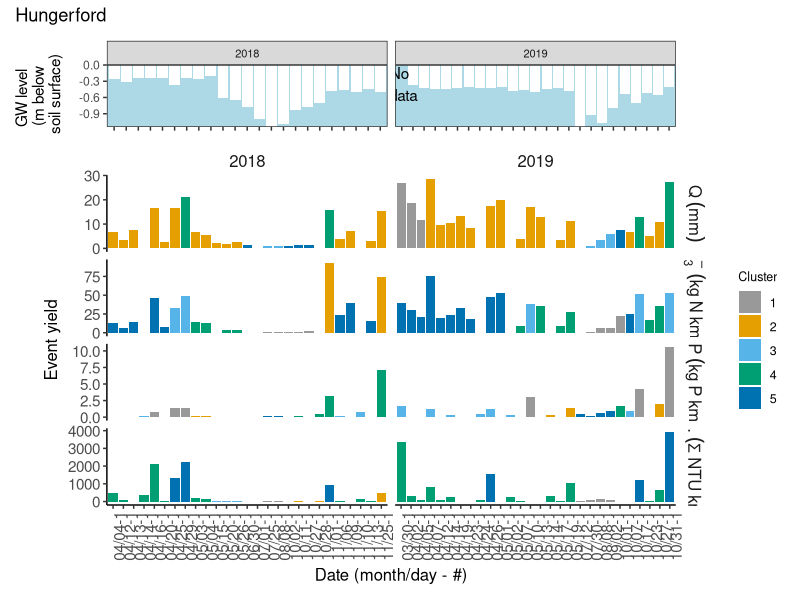
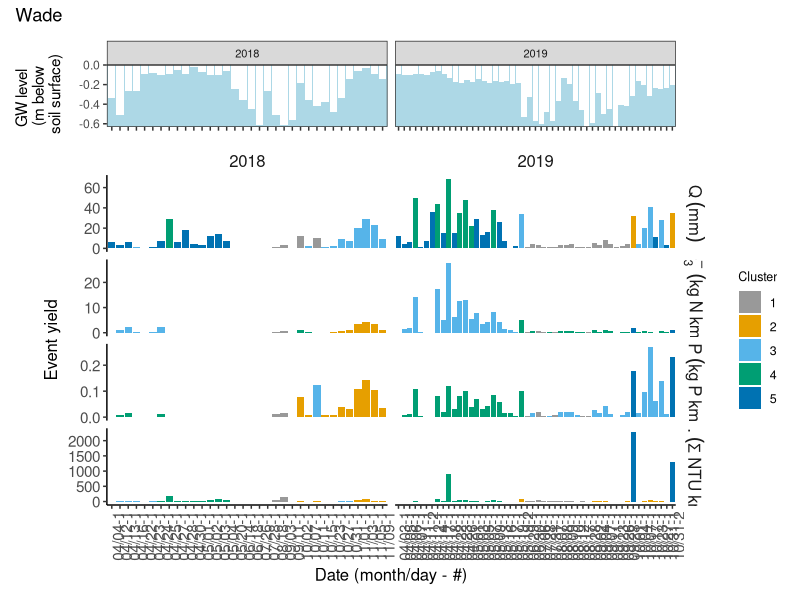
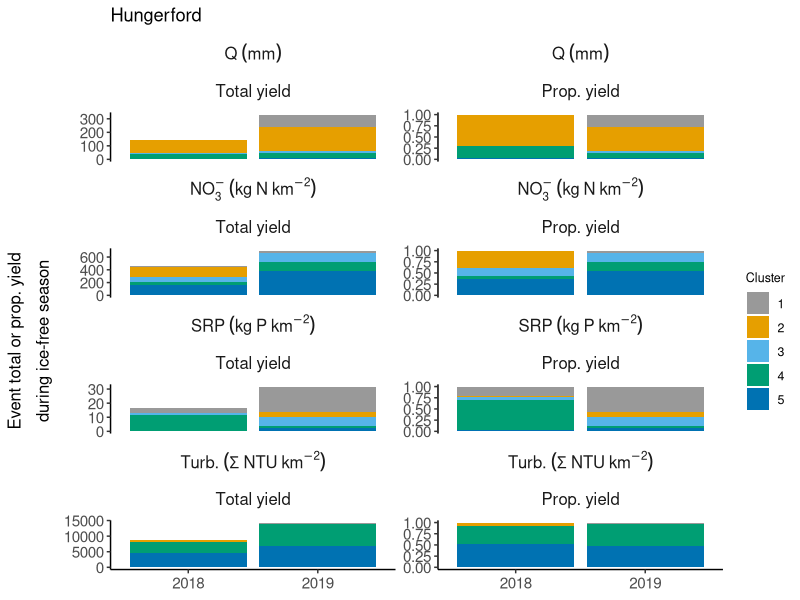
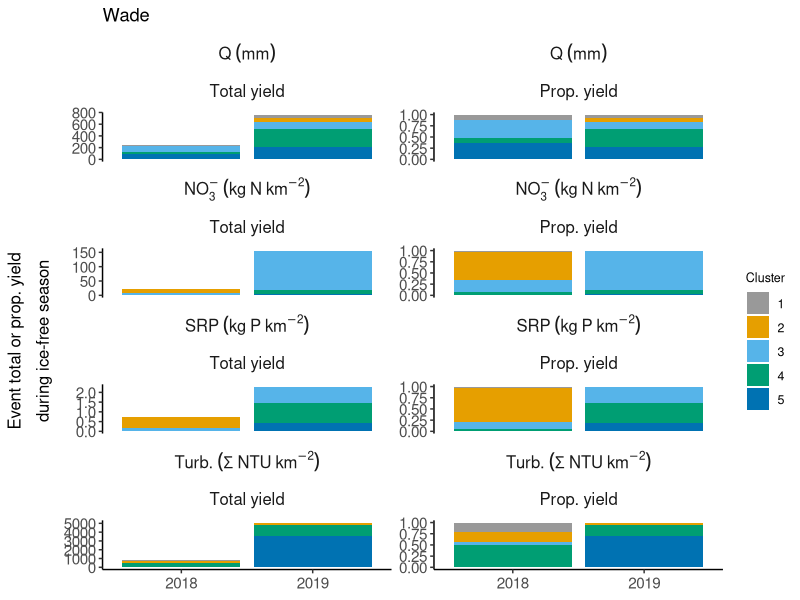
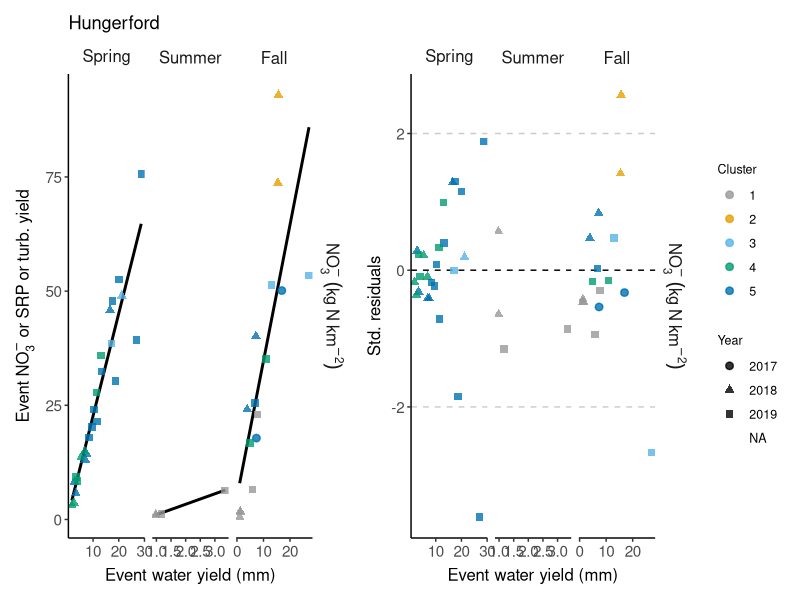

These figures' R source, in order: (Note: this script raises an error after producing the figures.)
## ---- chunk 1
# Set defaults
knitr::opts_chunk$set(fig.width = 6, fig.asp = 0.618, out.width = "70%", fig.align = "center")

# Load packages
  library("here")      # to make file paths fail less
  library("tidyverse") # general workhorse
  library("lubridate") # to work with dates
  library("patchwork") # arranging multiple plots
  library("broom")     # for linear regressions
## ---- chunk 2
# Read in data
  # Calculated event metrics for each site as calculated in compile_calculate_allVars.R
  hford <- read_csv(here("Data", "eventMetrics_hford.csv")) %>% 
    mutate(event_start = ymd_hms(event_start, tz = "Etc/GMT+4"))

  wade <- read_csv(here("Data", "eventMetrics_wade.csv")) %>% 
    mutate(event_start = ymd_hms(event_start, tz = "Etc/GMT+4"))

  # SOM results from SOManalysis_SITE_yields_VAR.Rmd
  # Water
  som_wat_hf <- read_csv(here("Data", "somResults", "hford", "yields", "water", "2021-04-07", "Results_hford_withClusters.csv")) %>% mutate(SOM = "water") %>% select(site, SOM, everything())
  som_wat_wd <- read_csv(here("Data", "somResults", "wade", "yields", "water", "2021-04-07", "Results_wade_withClusters.csv")) %>% mutate(SOM = "water") %>% select(site, SOM, everything())
  # NO3
  som_no3_hf <- read_csv(here("Data", "somResults", "hford", "yields", "NO3", "2021-04-08", "Results_hford_withClusters.csv")) %>% mutate(SOM = "NO3_kg_km2") %>% select(site, SOM, everything())
  som_no3_wd <- read_csv(here("Data", "somResults", "wade", "yields", "NO3", "2021-04-12", "Results_wade_withClusters.csv")) %>% mutate(SOM = "NO3_kg_km2") %>% select(site, SOM, everything())
  # SRP
  som_srp_hf <- read_csv(here("Data", "somResults", "hford", "yields", "SRP", "2021-04-08", "Results_hford_withClusters.csv")) %>% mutate(SOM = "SRP_kg_km2") %>% select(site, SOM, everything())
  som_srp_wd <- read_csv(here("Data", "somResults", "wade", "yields", "SRP", "2021-04-12", "Results_wade_withClusters.csv")) %>% mutate(SOM = "SRP_kg_km2") %>% select(site, SOM, everything())
  # Turbidity
  som_turb_hf <- read_csv(here("Data", "somResults", "hford", "yields", "turb", "2021-04-09", "Results_hford_withClusters.csv")) %>% mutate(SOM = "turb_kg_km2") %>% select(site, SOM, everything())
  som_turb_wd <- read_csv(here("Data", "somResults", "wade", "yields", "turb", "2021-04-13", "Results_wade_withClusters.csv")) %>% mutate(SOM = "turb_kg_km2") %>% select(site, SOM, everything())
  
# Join SOM results into one df per site
  som_results <- bind_rows(som_wat_hf, som_wat_wd, som_no3_hf, som_no3_wd, som_srp_hf, som_srp_wd, som_turb_hf, som_turb_wd) %>% 
    rename(clust_4cl = clust_wat_4cl, clust_5cl = clust_wat_5cl, clust_6cl = clust_wat_6cl) %>% 
    mutate(event_start = ymd_hms(event_start, tz = "Etc/GMT+4"))
  rm(som_wat_hf, som_wat_wd, som_no3_hf, som_no3_wd, som_srp_hf, som_srp_wd, som_turb_hf, som_turb_wd)
## ---- chunk 3
# Plotting specifics
  theme1 <- theme_classic() +
            theme(axis.text = element_text(size = 11),
                  axis.title = element_text(size = 12),
                  axis.title.x = element_text(margin=margin(5,0,0,0)),
                  axis.title.y = element_text(margin=margin(0,5,0,0)),
                  legend.title = element_text(size = 9),
                  legend.text = element_text(size = 9),
                  strip.text = element_text(size = 12))
  
  # A new theme for the hysteresis plots
  theme2 <- theme(axis.line = element_blank(),
                  axis.text = element_text(size = 8),
                  axis.title = element_blank(),
                  plot.margin = unit(c(1.25,1.25,1.25,1.25), "lines"),
                  panel.background = element_blank(),
                  panel.grid.major = element_blank(), 
                  panel.grid.minor = element_blank(),
                  legend.text = element_text(size = 6),
                  legend.key.size = unit(0.1, "in"),
                  legend.margin = margin(0, 0, 0, 0),
                  legend.title = element_text(size = 6)) 
## ---- chunk 4
# Plot timeline of event water yields & ratios colored by cluster number
# NOTE: THESE PLOTS ASSUME THAT A 5 CLUSTER SOM MODEL IS APPROPRIATE FOR ALL SITE x VAR COMBO; ALTER IF NOT APPROPRIATE
# HFORD
  # Create a dataframe that drops event dates that only have Q yield
  hf_yields <- 
    som_results %>% 
    filter(site == "Hungerford") %>% 
    pivot_longer(cols = c(q_mm, NO3_kg_km2, SRP_kg_km2, turb_kg_km2), names_to = "var", values_to = "yield") %>% 
    mutate(year = year(event_start)) %>% 
    select(site, event_start, year, SOM, clust_5cl, gw_1d_well5, var, yield) %>% 
    filter((SOM == "water" & var == "q_mm") |
             (SOM == "NO3_kg_km2" & var == "NO3_kg_km2") |
             (SOM == "SRP_kg_km2" & var == "SRP_kg_km2") |
             (SOM == "turb_kg_km2" & var == "turb_kg_km2")) %>% 
    mutate(var = factor(var, 
                    levels = c("q_mm", "NO3_kg_km2", "SRP_kg_km2", "turb_kg_km2"), 
                    labels = c(expression(Q~(mm)), expression(NO[3]^-{}~(kg~N~km^{-2})) , expression(SRP~(kg~P~km^{-2})), expression(Turb.~(Sigma~NTU~km^{-2}))))) %>%   
    # Only 2 events in 2017, so cutting out 2017
    filter(year(event_start) != 2017) %>%
     # Add leading zero to single digit months and days
    mutate(year = year(event_start),
           month = str_pad(month(event_start), 2, pad = 0),
           day = str_pad(day(event_start), 2, pad = 0),
           month_day = paste(month, "/", day, sep = "")) %>%
    # There is one day where there are two events, add a rep for month_day and make month_day_rep ID
    group_by(SOM, year, month_day) %>% 
    mutate(rep = row_number()) %>% 
    mutate(month_day_rep = paste(month_day, rep, sep = "-")) %>% 
    filter(!(event_start >= ymd_hms("2019-01-01 00:00:00", tz = "Etc/GMT+4") & event_start <= ymd_hms("2019-03-29 00:00:00", tz = "Etc/GMT+4")))


  # First graph GW level data along with water yield timeline
  # Text for missing data on 2019 plot
  ann_text <- data.frame(month_day_rep = "03/26-2", gw_1d_well5 = -0.35, lab = "No \n data",
                         year = factor(2019, levels = c("2018", "2019")))
  # GW Plot
  pl_hf_gw <- 
    hf_yields %>% 
    filter(SOM == "water") %>% 
    ggplot(aes(x = month_day_rep, y = gw_1d_well5)) +
      facet_wrap(~year, scales = "free_x", ncol = 2) +
      geom_bar(stat = "identity", fill = "white") +
      ylab("GW level \n (m below \n soil surface)") +
      xlab("Date (month/day - #)") +
      scale_y_continuous(expand = c(0, 0)) +
      theme_bw() +
      theme(panel.grid = element_blank(),
            panel.background = element_rect(fill = "lightblue"),
            strip.text.x = element_text(size = 8),
            axis.text.x = element_blank(),
            axis.title.x = element_blank()) +
    geom_text(data = ann_text, label = "No \n data")

  # 5 cluster model
  pl_hf_1 <- 
    hf_yields %>% 
    ggplot(aes(x = factor(month_day_rep), y = yield, fill = as.factor(clust_5cl))) +
      facet_grid(var~year, scale = "free", labeller = label_parsed) +
      geom_bar(stat = "identity") +
      scale_fill_manual(name = "Cluster",
                        values = c("#999999", "#E69F00", "#56B4E9", "#009E73", "#0072B2", "#D55E00", "#CC79A7")) +
      ylab("Event yield") +
      xlab("Date (month/day - #)") +
      theme1 +
      theme(axis.text.x = element_text(angle = 90),
            strip.background = element_blank())
  
# WADE
  # Create a dataframe that drops event dates that only have Q yield
  wd_yields <- 
    som_results %>% 
    filter(site == "Wade") %>% 
    pivot_longer(cols = c(q_mm, NO3_kg_km2, SRP_kg_km2, turb_kg_km2), names_to = "var", values_to = "yield") %>% 
    mutate(year = year(event_start)) %>% 
    select(site, event_start, year, SOM, clust_5cl, gw_1d_well5, var, yield) %>% 
    filter((SOM == "water" & var == "q_mm") |
             (SOM == "NO3_kg_km2" & var == "NO3_kg_km2") |
             (SOM == "SRP_kg_km2" & var == "SRP_kg_km2") |
             (SOM == "turb_kg_km2" & var == "turb_kg_km2")) %>% 
    mutate(var = factor(var, 
                    levels = c("q_mm", "NO3_kg_km2", "SRP_kg_km2", "turb_kg_km2"), 
                    labels = c(expression(Q~(mm)), expression(NO[3]^-{}~(kg~N~km^{-2})) , expression(SRP~(kg~P~km^{-2})), expression(Turb.~(Sigma~NTU~km^{-2}))))) %>%   
    # Only 2 events in 2017, so cutting out 2017
    filter(year(event_start) != 2017) %>%
     # Add leading zero to single digit months and days
    mutate(year = year(event_start),
           month = str_pad(month(event_start), 2, pad = 0),
           day = str_pad(day(event_start), 2, pad = 0),
           month_day = paste(month, "/", day, sep = "")) %>%
    # There is one day where there are two events, add a rep for month_day and make month_day_rep ID
    group_by(SOM, year, month_day) %>% 
    mutate(rep = row_number()) %>% 
    mutate(month_day_rep = paste(month_day, rep, sep = "-"))
    # filter(!(event_start >= ymd_hms("2019-01-01 00:00:00", tz = "Etc/GMT+4") & event_start <= ymd_hms("2019-03-29 00:00:00", tz = "Etc/GMT+4")))

  # GW Plot
  pl_wd_gw <- 
    wd_yields %>% 
    filter(SOM == "water") %>% 
    ggplot(aes(x = month_day_rep, y = gw_1d_well5)) +
      facet_wrap(~year, scales = "free_x", ncol = 2) +
      geom_bar(stat = "identity", fill = "white") +
      ylab("GW level \n (m below \n soil surface)") +
      xlab("Date (month/day - #)") +
      scale_y_continuous(expand = c(0, 0)) +
      theme_bw() +
      theme(panel.grid = element_blank(),
            panel.background = element_rect(fill = "lightblue"),
            strip.text.x = element_text(size = 8),
            axis.text.x = element_blank(),
            axis.title.x = element_blank())

  # 5 cluster model
  pl_wd_1 <- 
    wd_yields %>% 
    ggplot(aes(x = factor(month_day_rep), y = yield, fill = as.factor(clust_5cl))) +
      facet_grid(var~year, scale = "free", labeller = label_parsed) +
      geom_bar(stat = "identity") +
      scale_fill_manual(name = "Cluster",
                        values = c("#999999", "#E69F00", "#56B4E9", "#009E73", "#0072B2", "#D55E00", "#CC79A7")) +
      ylab("Event yield") +
      xlab("Date (month/day - #)") +
      theme1 +
      theme(axis.text.x = element_text(angle = 90),
            strip.background = element_blank())
  
# Combine the plots into one using the patchwork library
  # HFORD
  pl_hf_gw / pl_hf_1 +
    plot_layout(
      ncol = 1, 
      heights = c(0.75, 4)) +
    plot_annotation(
      title = "Hungerford"
    )
  rm(pl_hf_gw, pl_hf_1) 
  
  # WADE
  pl_wd_gw / pl_wd_1 +
    plot_layout(
      ncol = 1, 
      heights = c(0.75, 4)) +
    plot_annotation(
      title = "Wade"
    )
  rm(pl_wd_gw, pl_wd_1)    
## ---- chunk 5
# Plot total yield attributed to each cluster
  # Calculate annual measured event yields
  annYields <-
    som_results %>%
    pivot_longer(cols = c(q_mm, NO3_kg_km2, SRP_kg_km2, turb_kg_km2), names_to = "var", values_to = "yield") %>% 
    mutate(year = year(event_start)) %>% 
    select(site, year, SOM, var, yield) %>% 
    filter((SOM == "water" & var == "q_mm") |
             (SOM == "NO3_kg_km2" & var == "NO3_kg_km2") |
             (SOM == "SRP_kg_km2" & var == "SRP_kg_km2") |
             (SOM == "turb_kg_km2" & var == "turb_kg_km2")) %>% 
    group_by(site, year, SOM, var) %>% 
    summarize(ann_tot_yield = sum(yield, na.rm = TRUE)) %>% 
    ungroup()

  # Calculate amount of annual yields per cluster
  # NOTE: IF CHOOSING A DIFFERENT CLUSTER MODEL, NEED TO CHANGE THIS CODE
  # RIGHT NOW THIS CODE JUST ASSUMES ONE CLUSTER MODEL (5 clusters) FOR EACH SITE AND SOM
  # Might be able to just choose one cluster model when reading in the som results above and then name the column the same
  annYields_perCluster <-
    som_results %>% 
    pivot_longer(cols = c(q_mm, NO3_kg_km2, SRP_kg_km2, turb_kg_km2), names_to = "var", values_to = "yield") %>% 
    mutate(year = year(event_start)) %>% 
    select(site, year, SOM, clust_5cl, var, yield) %>% 
    filter((SOM == "water" & var == "q_mm") |
             (SOM == "NO3_kg_km2" & var == "NO3_kg_km2") |
             (SOM == "SRP_kg_km2" & var == "SRP_kg_km2") |
             (SOM == "turb_kg_km2" & var == "turb_kg_km2")) %>% 
    group_by(site, SOM, var, year, clust_5cl) %>% 
    summarize(ann_clust_yield = sum(yield, na.rm = TRUE)) %>% 
    ungroup()
  
  # Join these together
  # And calculate proportion of total annual yield attributed to each cluster
  annYields_summ <-
    full_join(annYields_perCluster, annYields, by = c("site", "SOM", "var", "year")) %>% 
    mutate(prop_clust_yield = ann_clust_yield/ann_tot_yield)
  rm(annYields, annYields_perCluster)
    

  # Stacked bar graph (year on x-axis; stacks = yields by cluster)
  # Total & proportional annual event yield per cluster
    # HFORD - 5 clusters
    pl_hf_2 <- 
      annYields_summ %>%
      filter(site == "Hungerford") %>% 
      pivot_longer(cols = c(ann_clust_yield, prop_clust_yield), names_to = "yield_cat", values_to = "yield") %>% 
      mutate(yield_cat = factor(yield_cat, 
                          levels = c("ann_clust_yield", "prop_clust_yield"),
                          labels = c(expression(Total~yield), expression(Prop.~yield)))) %>% 
      mutate(var = factor(var, 
                          levels = c("q_mm", "NO3_kg_km2", "SRP_kg_km2", "turb_kg_km2"), 
                          labels = c(expression(Q~(mm)), expression(NO[3]^-{}~(kg~N~km^{-2})) , expression(SRP~(kg~P~km^{-2})), expression(Turb.~(Sigma~NTU~km^{-2}))))) %>% 
      # Exclude 2017 events  
      filter(year != 2017) %>% 
      ggplot(aes(x = factor(year), y = yield, fill = factor(clust_5cl))) + 
        facet_wrap(var~yield_cat, ncol = 2, scales = "free_y", labeller = label_parsed) +
        geom_bar(position = "stack", stat = "identity") +
        scale_fill_manual(name = "Cluster",
                          values = c("#999999", "#E69F00", "#56B4E9", "#009E73", "#0072B2", "#D55E00", "#CC79A7")) +
        ylab(expression(atop(Event~total~or~prop.~yield, "during ice-free season"))) +
        xlab("Year") +
        theme1 +
        theme(axis.title.x = element_blank(),
              strip.background = element_blank()) +
      ggtitle("Hungerford")
    
    # WADE - 5 clusters
    pl_wd_2 <- 
      annYields_summ %>%
      filter(site == "Wade") %>% 
      pivot_longer(cols = c(ann_clust_yield, prop_clust_yield), names_to = "yield_cat", values_to = "yield") %>% 
      mutate(yield_cat = factor(yield_cat, 
                          levels = c("ann_clust_yield", "prop_clust_yield"),
                          labels = c(expression(Total~yield), expression(Prop.~yield)))) %>% 
      mutate(var = factor(var, 
                          levels = c("q_mm", "NO3_kg_km2", "SRP_kg_km2", "turb_kg_km2"), 
                          labels = c(expression(Q~(mm)), expression(NO[3]^-{}~(kg~N~km^{-2})) , expression(SRP~(kg~P~km^{-2})), expression(Turb.~(Sigma~NTU~km^{-2}))))) %>% 
      # Exclude 2017 events  
      filter(year != 2017) %>% 
      ggplot(aes(x = factor(year), y = yield, fill = factor(clust_5cl))) + 
        facet_wrap(var~yield_cat, ncol = 2, scales = "free_y", labeller = label_parsed) +
        geom_bar(position = "stack", stat = "identity") +
        scale_fill_manual(name = "Cluster",
                          values = c("#999999", "#E69F00", "#56B4E9", "#009E73", "#0072B2", "#D55E00", "#CC79A7")) +
        ylab(expression(atop(Event~total~or~prop.~yield, "during ice-free season"))) +
        xlab("Year") +
        theme1 +
        theme(axis.title.x = element_blank(),
              strip.background = element_blank()) +
      ggtitle("Wade")     

  
  # Print
  pl_hf_2
  pl_wd_2
  
## ---- chunk 6
# Which events and yields have an SOM cluster assigned (excluding SOM water yield)
yesCluster <- 
  som_results %>% 
  filter(SOM != "water") %>% 
  select(site, SOM, season, event_start, clust_4cl, clust_5cl, clust_6cl) %>% 
  # pivot_wider(names_from = SOM, values_from = clust_4cl) %>%
  mutate(clust_YN = ifelse(!is.na(clust_4cl), "yes", "no")) %>% 
  rename(var = SOM)

# Join to a df with event info and yield estimates to filter out events with not assigned cluster for each var (NO3, SRP, turb)
datWithClusters <-
  bind_rows(hford, wade) %>% 
  select(site, season, event_start, ends_with("km2"), q_mm) %>% 
  pivot_longer(cols = c(NO3_kg_km2, SRP_kg_km2, turb_kg_km2), names_to = "var", values_to = "yield") %>% 
  left_join(yesCluster, by = c("site", "season", "event_start", "var")) %>% 
  filter(clust_YN == "yes") %>% 
  select(-clust_YN)
  
# Regress event yield on event water yield
# Get stats on coefficient estimates
lm_results_coef <- 
  datWithClusters %>% 
  # Group and nest these groupings
  group_by(site, season, var) %>% 
  nest() %>% 
  mutate(model = map(data, ~ lm(yield ~ q_mm, data = .x)),
         tidied = map(model, tidy)) %>% 
  unnest(tidied) %>% 
  filter(term != "(Intercept)") %>% 
  select(-c(data, model)) %>% 
  ungroup()

# Get R^2 and other summary stats
lm_results_r2 <-
  datWithClusters %>% 
  # Group and nest these groupings
  group_by(site, season, var) %>% 
  nest() %>% 
  mutate(model = map(data, ~ lm(yield ~ q_mm, data = .x)),
         glanced = map(model, glance),
         augmented = map(model, augment)) %>% 
  unnest(glanced) %>% 
  select(-c(data, model)) %>% 
  ungroup()

# Join these together
lm_results <- 
  full_join(lm_results_coef, lm_results_r2, by = c("var", "site", "season")) %>% 
  unnest(augmented)
rm(lm_results_coef, lm_results_r2)

# Add event & SOM cluster assign info to this df
allData <- 
  lm_results %>% 
  left_join(datWithClusters, by = c("site", "season", "var", "yield", "q_mm")) %>% 
  left_join(som_results %>% 
              rename(var = SOM) %>% 
              select(-c(NO3_kg_km2, SRP_kg_km2, turb_kg_km2))) %>% 
  select(site, event_start, starts_with("clust"), everything()) %>% 
  arrange(site, event_start)

# allData %>% 
#   mutate(event_start = as.character(event_start)) %>% 
#   write_csv("Data/results_clusters_withLinearRegressions.csv")

## ---- chunk 7
#fig.width = 10, fig.asp = .7, out.width = "100%"

# Plot NO3, SRP, & turbidity yields against water yield
# NOTE: THESE PLOTS ASSUME THAT A 5 CLUSTER SOM MODEL IS APPROPRIATE FOR ALL SITE x VAR COMBO; ALTER IF NOT APPROPRIATE
# HFORD - NOTE: might need to do segmented regression for turbidity fit
  # Faceted by solute
  pl_1 <- 
    allData %>% 
    filter(site == "Hungerford") %>% 
    mutate(season = factor(season, levels = c("spring", "summer", "fall"), labels = c("Spring", "Summer", "Fall"))) %>% 
    # Adding the expressions as labels requires that you add labeller = label_parsed in the facet_* call below
    mutate(var = factor(var, levels = c("NO3_kg_km2", "SRP_kg_km2", "turb_kg_km2"), labels = c(expression(NO[3]^-{}~(kg~N~km^{-2})) , expression(SRP~(kg~P~km^{-2})), expression(Turb.~(Sigma~NTU~km^{-2}))))) %>% 
    ggplot(aes(x = q_mm, y = yield)) +
      facet_grid(var~season, scales = "free", labeller = label_parsed) +
      geom_smooth(method=lm, se=FALSE, color = "black") +
      geom_point(aes(color = factor(clust_5cl), shape = factor(year(event_start))), size = 2, stroke = 0.75, alpha = 0.8) +
      scale_shape_manual(name = "Season",
                         values = c(19, 17, 15)) +
      scale_color_manual(name = "Cluster",
                        values = c("#999999", "#E69F00", "#56B4E9", "#009E73", "#0072B2", "#D55E00", "#CC79A7")) +
      ylab(expression(Event~NO[3]^-{}~or~SRP~or~turb.~yield)) +
      xlab("Event water yield (mm)") +
      theme1 +
      theme(strip.background = element_blank(),
            legend.position = "none") +
      ggtitle("Hungerford")

  # Faceted by solute and season
  pl_2 <- 
    allData %>% 
    filter(site == "Hungerford") %>% 
    mutate(season = factor(season, levels = c("spring", "summer", "fall"), labels = c("Spring", "Summer", "Fall"))) %>% 
    # Adding the expressions as labels requires that you add labeller = label_parsed in the facet_* call below
    mutate(var = factor(var, levels = c("NO3_kg_km2", "SRP_kg_km2", "turb_kg_km2"), labels = c(expression(NO[3]^-{}~(kg~N~km^{-2})) , expression(SRP~(kg~P~km^{-2})), expression(Turb.~(Sigma~NTU~km^{-2}))))) %>% 
    ggplot(aes(x = q_mm, y = yield)) +
      facet_grid(var~season, scales = "free", labeller = label_parsed) +
      geom_smooth(method=lm, se=FALSE, color = "black") +
      geom_point(aes(color = factor(clust_5cl), shape = factor(year(event_start))), size = 2, stroke = 0.75, alpha = 0.8) +
      scale_shape_manual(name = "Year",
                         values = c(19, 17, 15)) +
      scale_color_manual(name = "Cluster",
                        values = c("#999999", "#E69F00", "#56B4E9", "#009E73", "#0072B2", "#D55E00", "#CC79A7")) +
      ylab(expression(Event~NO[3]^-{}~or~SRP~or~turb.~yield)) +
      xlab("Event water yield (mm)") +
      theme1 +
      theme(strip.background = element_blank(),
            legend.position = "none") +
      ggtitle("Hungerford")
  
    # Plot standardized residuals
    pl_3 <-
      allData %>% 
      filter(site == "Hungerford") %>% 
      mutate(season = factor(season, levels = c("spring", "summer", "fall"), labels = c("Spring", "Summer", "Fall"))) %>% 
      mutate(var = factor(var, levels = c("NO3_kg_km2", "SRP_kg_km2", "turb_kg_km2"), labels = c(expression(NO[3]^-{}~(kg~N~km^{-2})) , expression(SRP~(kg~P~km^{-2})), expression(Turb.~(Sigma~NTU~km^{-2}))))) %>%   
      ggplot(aes(x = q_mm, y = .std.resid)) +
      facet_grid(var~season, scales = "free", labeller = label_parsed) +
      geom_hline(yintercept = 0, color = "black", linetype = "dashed") +
      geom_hline(yintercept = -2, color = "gray80", linetype = "dashed") +
      geom_hline(yintercept = 2, color = "gray80", linetype = "dashed") +
      geom_point(aes(color = factor(clust_5cl), shape = factor(year(event_start))), size = 2, stroke = 0.75, alpha = 0.8) +
      scale_shape_manual(name = "Year",
                   values = c(19, 17, 15)) +
      scale_color_manual(name = "Cluster",
                        values = c("#999999", "#E69F00", "#56B4E9", "#009E73", "#0072B2", "#D55E00", "#CC79A7")) +  
      ylab("Std. residuals") +
      xlab("Event water yield (mm)") +
      theme1 +
      theme(strip.background = element_blank())

# WADE - NOTE: might need to do segmented regression for turbidity fit
  # Faceted by solute
  pl_4 <- 
    allData %>% 
    filter(site == "Wade") %>% 
    filter(season != "winter") %>% 
    mutate(season = factor(season, levels = c("spring", "summer", "fall"), labels = c("Spring", "Summer", "Fall"))) %>% 
    # Adding the expressions as labels requires that you add labeller = label_parsed in the facet_* call below
    mutate(var = factor(var, levels = c("NO3_kg_km2", "SRP_kg_km2", "turb_kg_km2"), labels = c(expression(NO[3]^-{}~(kg~N~km^{-2})) , expression(SRP~(kg~P~km^{-2})), expression(Turb.~(Sigma~NTU~km^{-2}))))) %>% 
    ggplot(aes(x = q_mm, y = yield)) +
      facet_grid(var~season, scales = "free", labeller = label_parsed) +
      geom_smooth(method=lm, se=FALSE, color = "black") +
      geom_point(aes(color = factor(clust_5cl), shape = factor(year(event_start))), size = 2, stroke = 0.75, alpha = 0.8) +
      scale_shape_manual(name = "Season",
                         values = c(19, 17, 15)) +
      scale_color_manual(name = "Cluster",
                        values = c("#999999", "#E69F00", "#56B4E9", "#009E73", "#0072B2", "#D55E00", "#CC79A7")) +
      ylab(expression(Event~NO[3]^-{}~or~SRP~or~turb.~yield)) +
      xlab("Event water yield (mm)") +
      theme1 +
      theme(strip.background = element_blank(),
            axis.title.y = element_blank()) +
      ggtitle("Wade")
  
  # Faceted by solute and season  
  pl_5 <-
    allData %>% 
    filter(site == "Wade") %>% 
    filter(season != "winter") %>% 
    mutate(season = factor(season, levels = c("spring", "summer", "fall"), labels = c("Spring", "Summer", "Fall"))) %>% 
    # Adding the expressions as labels requires that you add labeller = label_parsed in the facet_* call below
    mutate(var = factor(var, levels = c("NO3_kg_km2", "SRP_kg_km2", "turb_kg_km2"), labels = c(expression(NO[3]^-{}~(kg~N~km^{-2})) , expression(SRP~(kg~P~km^{-2})), expression(Turb.~(Sigma~NTU~km^{-2}))))) %>% 
    ggplot(aes(x = q_mm, y = yield)) +
      facet_grid(var~season, scales = "free", labeller = label_parsed) +
      geom_smooth(method=lm, se=FALSE, color = "black") +
      geom_point(aes(color = factor(clust_5cl), shape = factor(year(event_start))), size = 2, stroke = 0.75, alpha = 0.8) +
      scale_shape_manual(name = "Year",
                   values = c(19, 17, 15)) +
      scale_color_manual(name = "Cluster",
                        values = c("#999999", "#E69F00", "#56B4E9", "#009E73", "#0072B2", "#D55E00", "#CC79A7")) +
      ylab(expression(Event~NO[3]^-{}~or~SRP~or~turb.~yield)) +
      xlab("Event water yield (mm)") +
      theme1 +
      theme(strip.background = element_blank(),
            legend.position = "none") +
      ggtitle("Wade") 
  
  # Plot standardized residuals
  pl_6 <- 
    allData %>% 
    filter(season != "winter") %>% 
    filter(site == "Wade") %>% 
    mutate(season = factor(season, levels = c("spring", "summer", "fall"), labels = c("Spring", "Summer", "Fall"))) %>% 
    mutate(var = factor(var, levels = c("NO3_kg_km2", "SRP_kg_km2", "turb_kg_km2"), labels = c(expression(NO[3]^-{}~(kg~N~km^{-2})) , expression(SRP~(kg~P~km^{-2})), expression(Turb.~(Sigma~NTU~km^{-2}))))) %>%   
    ggplot(aes(x = q_mm, y = .std.resid)) +
    facet_grid(var~season, scales = "free", labeller = label_parsed) +
    geom_hline(yintercept = 0, color = "black", linetype = "dashed") +
    geom_hline(yintercept = -2, color = "gray80", linetype = "dashed") +
    geom_hline(yintercept = 2, color = "gray80", linetype = "dashed") +
    geom_point(aes(color = factor(clust_5cl), shape = factor(year(event_start))), size = 2, stroke = 0.75, alpha = 0.8) +
    scale_shape_manual(name = "Year",
                 values = c(19, 17, 15)) +    
    scale_color_manual(name = "Cluster",
                      values = c("#999999", "#E69F00", "#56B4E9", "#009E73", "#0072B2", "#D55E00", "#CC79A7")) +    
    ylab("Std. residuals") +
    xlab("Event water yield (mm)") +
    theme1 +
    theme(strip.background = element_blank())  

# Combine plots
  # Seasonal plots
  pl_2 | pl_3
  pl_5 | pl_6
## ---- chunk 8
# Create dataframe to work with
rat_NO3 <- 
  som_results %>% 
  pivot_longer(cols = c(q_mm, NO3_kg_km2, SRP_kg_km2), names_to = "var", values_to = "yield") %>% 
  mutate(year = year(event_start)) %>% 
  select(site, event_start, year, SOM, clust_5cl, var, yield) %>% 
  filter((SOM == "water" & var == "q_mm") |
          (SOM == "NO3_kg_km2" & var == "NO3_kg_km2") |
          (SOM == "SRP_kg_km2" & var == "SRP_kg_km2")) %>% 
  select(-SOM) %>% 
  filter(var == "NO3_kg_km2") %>% 
  pivot_wider(names_from = var, values_from = yield)

rat_SRP <- 
  som_results %>% 
  pivot_longer(cols = c(q_mm, NO3_kg_km2, SRP_kg_km2), names_to = "var", values_to = "yield") %>% 
  mutate(year = year(event_start)) %>% 
  select(site, event_start, year, SOM, clust_5cl, var, yield) %>% 
  filter((SOM == "water" & var == "q_mm") |
          (SOM == "NO3_kg_km2" & var == "NO3_kg_km2") |
          (SOM == "SRP_kg_km2" & var == "SRP_kg_km2")) %>% 
  select(-SOM) %>% 
  filter(var == "SRP_kg_km2") %>% 
  pivot_wider(names_from = var, values_from = yield)

rat_q <- 
  som_results %>% 
  pivot_longer(cols = c(q_mm, NO3_kg_km2, SRP_kg_km2), names_to = "var", values_to = "yield") %>% 
  mutate(year = year(event_start)) %>% 
  select(site, event_start, year, SOM, clust_5cl, var, yield) %>% 
  filter((SOM == "water" & var == "q_mm") |
          (SOM == "NO3_kg_km2" & var == "NO3_kg_km2") |
          (SOM == "SRP_kg_km2" & var == "SRP_kg_km2")) %>% 
  select(-SOM) %>% 
  filter(var == "q_mm") %>% 
  pivot_wider(names_from = var, values_from = yield) %>% 
  select(-clust_5cl)

ratios <-
  full_join(rat_NO3 %>% rename(clust_5cl_NO3 = clust_5cl), rat_SRP %>% rename(clust_5cl_SRP = clust_5cl), by = c("site", "event_start", "year")) %>% 
  mutate(event_NO3_SRP = (NO3_kg_km2/14.007) / (SRP_kg_km2/30.974)) %>% 
  left_join(rat_q, by = c("site", "event_start", "year"))
rm(rat_NO3, rat_SRP, rat_q)

# HFORD
# Plot coded by clusters in NO3 5 cluster model
pl_rat_hf_NO3 <-
  ratios %>% 
  filter(site == "Hungerford") %>% 
  ggplot(aes(x = q_mm, y = event_NO3_SRP, color = factor(clust_5cl_NO3))) +
    geom_point(size = 2, stroke = 0.75, alpha = 0.8) +
    scale_color_manual(name = "Cluster",
                      values = c("#999999", "#E69F00", "#56B4E9", "#009E73", "#0072B2", "#D55E00", "#CC79A7")) +  
    geom_hline(yintercept = 16, linetype = "dashed", size = 0.75, color = "gray40") +
    ylab(expression(atop(Molar~ratio~of~NO[3]^-{}~":"~SRP~yield, "for"~each~event))) +
    xlab("Event water yield (mm)") +
    scale_y_continuous(limits = c(0, 1300), breaks=seq(0, 1200, 300)) +
    theme1 +
    theme(axis.title.y = element_text(margin=margin(0,5,0,0)),
          legend.position = "none",
          axis.title.x = element_blank()) +
  ggtitle("HFORD - colored by NO3 SOM clusters")

# Plot coded by clusters in SRP 5 cluster model
pl_rat_hf_SRP <-
  ratios %>% 
  filter(site == "Hungerford") %>% 
  ggplot(aes(x = q_mm, y = event_NO3_SRP, color = factor(clust_5cl_SRP))) +
    geom_point(size = 2, stroke = 0.75, alpha = 0.8) +
    scale_color_manual(name = "Cluster",
                      values = c("#999999", "#E69F00", "#56B4E9", "#009E73", "#0072B2", "#D55E00", "#CC79A7")) +  
    geom_hline(yintercept = 16, linetype = "dashed", size = 0.75, color = "gray40") +
    ylab(expression(atop(Molar~ratio~of~NO[3]^-{}~":"~SRP~yield, "for"~each~event))) +
    xlab("Event water yield (mm)") +
    scale_y_continuous(limits = c(0, 1300), breaks=seq(0, 1200, 300)) +
    theme1 +
    theme(legend.position = c(0.85, 0.7),
          axis.title.x = element_blank(),
          axis.title.y = element_blank(),
          axis.text.y = element_blank()) +
  ggtitle("HFORD - colored by SRP SOM clusters")

# WADE
# Plot coded by clusters in NO3 5 cluster model
pl_rat_wd_NO3 <-
  ratios %>% 
  filter(site == "Wade") %>% 
  ggplot(aes(x = q_mm, y = event_NO3_SRP, color = factor(clust_5cl_NO3))) +
    geom_point(size = 2, stroke = 0.75, alpha = 0.8) +
    scale_color_manual(name = "Cluster",
                      values = c("#999999", "#E69F00", "#56B4E9", "#009E73", "#0072B2", "#D55E00", "#CC79A7")) +  
    geom_hline(yintercept = 16, linetype = "dashed", size = 0.75, color = "gray40") +
    ylab(expression(atop(Molar~ratio~of~NO[3]^-{}~":"~SRP~yield, "for"~each~event))) +
    xlab("Event water yield (mm)") +
    scale_y_continuous(limits = c(0, 1300), breaks=seq(0, 1200, 300)) +
    theme1 +
    theme(axis.title.x = element_text(margin=margin(5,0,0,0)),
          axis.title.y = element_text(margin=margin(0,5,0,0)),
          legend.position = "none") +
  ggtitle("WADE - colored by NO3 SOM clusters")

# Plot coded by clusters in SRP 5 cluster model
pl_rat_wd_SRP <-
  ratios %>% 
  filter(site == "Wade") %>% 
  ggplot(aes(x = q_mm, y = event_NO3_SRP, color = factor(clust_5cl_SRP))) +
    geom_point(size = 2, stroke = 0.75, alpha = 0.8) +
    scale_color_manual(name = "Cluster",
                      values = c("#999999", "#E69F00", "#56B4E9", "#009E73", "#0072B2", "#D55E00", "#CC79A7")) +  
    geom_hline(yintercept = 16, linetype = "dashed", size = 0.75, color = "gray40") +
    ylab(expression(atop(Molar~ratio~of~NO[3]^-{}~":"~SRP~yield, "for"~each~event))) +
    xlab("Event water yield (mm)") +
    scale_y_continuous(limits = c(0, 1300), breaks=seq(0, 1200, 300)) +
    theme1 +
    theme(axis.title.x = element_text(margin=margin(5,0,0,0)),
          legend.position = "none",
          axis.title.y = element_blank(),
          axis.text.y = element_blank()) +
  ggtitle("WADE - colored by SRP SOM clusters")

# Combine into one plot
(pl_rat_hf_NO3 | pl_rat_hf_SRP) / (pl_rat_wd_NO3 | pl_rat_wd_SRP)
